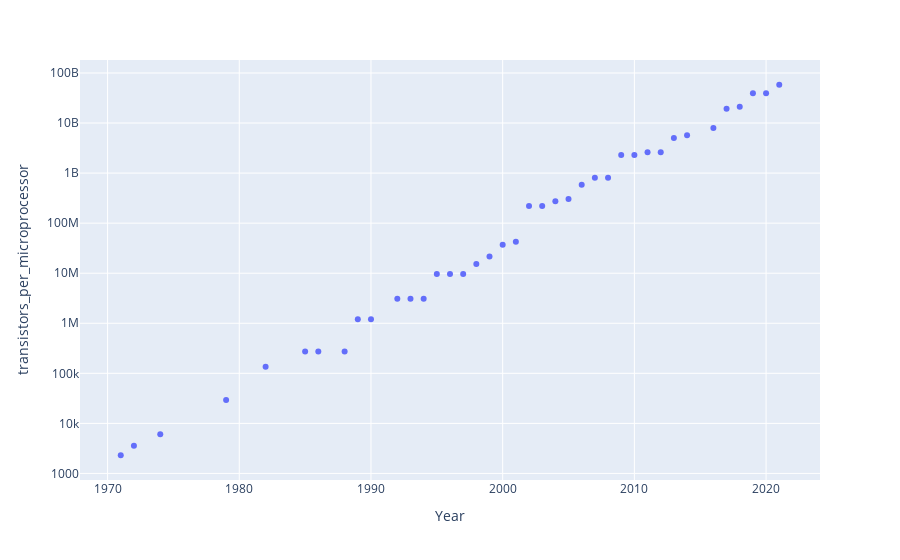

Here is the notebook cell this chart was saved with:
### Code cell
fig = px.scatter(df, x='Year', y='transistors_per_microprocessor', log_y=True)
fig

### Figure 1 — Plotly figure (JSON) as saved in the notebook; plotly's stock layout.template omitted (floating-point values rounded to 4 significant figures)
{"data": [{"hovertemplate": "Year=%{x}<br>transistors_per_microprocessor=%{y}<extra></extra>", "legendgroup": "", "marker": {"color": "#636efa", "symbol": "circle"}, "mode": "markers", "name": "", "orientation": "v", "showlegend": false, "type": "scatter", "x": [1971, 1972, 1974, 1979, 1982, 1985, 1986, 1988, 1989, 1990, 1992, 1993, 1994, 1995, 1996, 1997, 1998, 1999, 2000, 2001, 2002, 2003, 2004, 2005, 2006, 2007, 2008, 2009, 2010, 2011, 2012, 2013, 2014, 2016, 2017, 2018, 2019, 2020, 2021], "xaxis": "x", "y": [2308.0, 3555.0, 6098.0, 29160.0, 135800.0, 273800.0, 273800.0, 273800.0, 1208000.0, 1208000.0, 3106000.0, 3106000.0, 3106000.0, 9646616, 9646616, 9646616, 15261378, 21673922, 37180264, 42550656, 220673400, 220673400, 273842000, 305052770, 582941600, 805842200, 805842200, 2308241400, 2308241400, 2600000000, 2600000000, 5000000000, 5700000000, 8000000000, 19200000000, 21100000000, 39500000000, 39500000000, 58200000000], "yaxis": "y"}], "layout": {"legend": {"tracegroupgap": 0}, "margin": {"t": 60}, "xaxis": {"anchor": "y", "domain": [0, 1], "title": {"text": "Year"}}, "yaxis": {"anchor": "x", "domain": [0, 1], "title": {"text": "transistors_per_microprocessor"}, "type": "log"}}}
